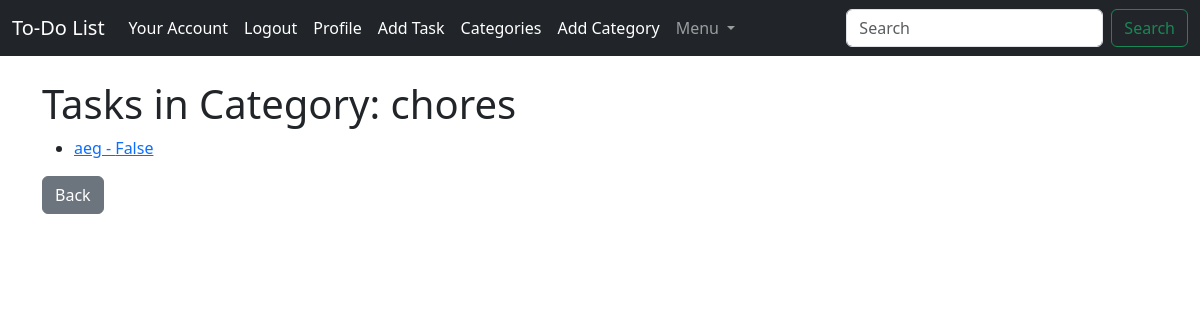
The page /category/chores (signed in) on the database its author committed.
### page/models.py (models this page shows, shortened)
class Category(models.Model):
    name = models.CharField(max_length=100)

class Tasks(models.Model):
    user = models.ForeignKey(User, on_delete=models.CASCADE, null=True, default=None)
    title = models.CharField(max_length=250)
    completed = models.BooleanField(default=False)
    created_at = models.DateTimeField(auto_now_add=True)
    title_tag = models.ForeignKey(
        Category, on_delete=models.CASCADE, null=True, default=None
    )
    due_date = models.DateField(default=None, null=True, blank=True)
    info = models.TextField(default=None, null=True, blank=True)

### page/views.py (the view)
# urls.py: path("category/<str:cat>", EachCategory.as_view(), name="each_category"),
class EachCategory(ListView):
    model = Tasks
    template_name = "each_category.html"
    context_object_name = "tasks"
    def get_queryset(self):
        title_tag = self.kwargs.get("cat")
        return Tasks.objects.filter(title_tag__name=title_tag)
    def get_context_data(self, **kwargs):
        context = super().get_context_data(**kwargs)
        context["category_name"] = self.kwargs.get("cat")
        return context

### page/templates/each_category.html
{% extends 'base.html' %}
{% block content %}
<h1>Tasks in Category: {{ category_name }}</h1>
<ul>
{% for task in tasks %}
    <li>
        <a href="{% url 'each_task' task.pk %}">{{ task.title }} - {{ task.completed }}</a>
    </li>
{% endfor %}
</ul>
<a href="{% url 'home' %}" class="btn btn-secondary">Back</a>
{% endblock %}

### rows shown on the page
Category: name "chores"
Tasks: title "aeg", completed "False"
